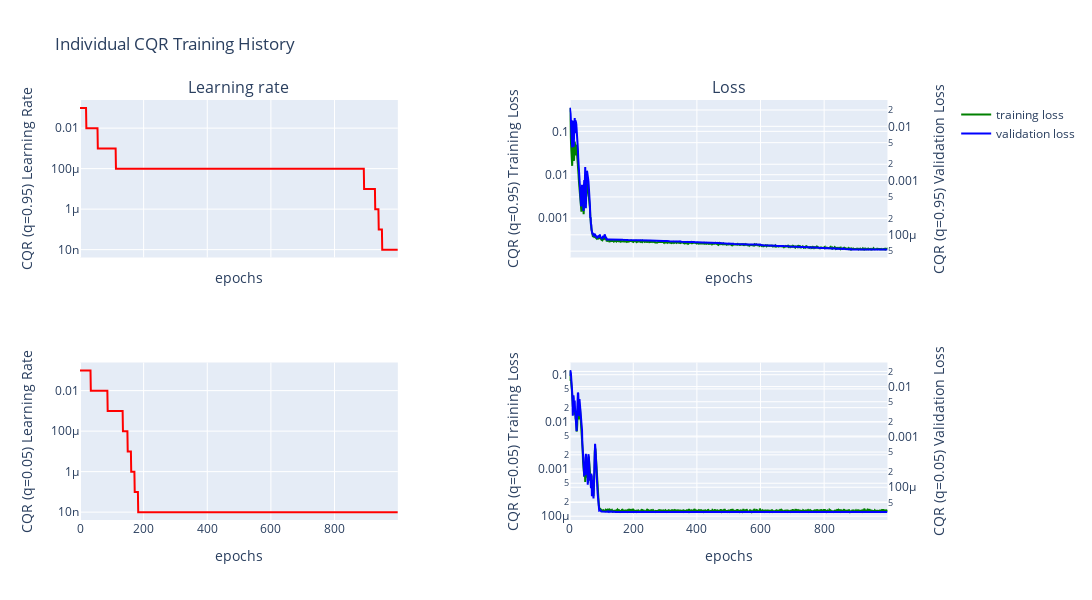

The notebook cell this image was saved under:
### Markdown cell above
# quantile regression
Here qunatile regression is done to bound the errors with confidence values

### Code cell
dm.train_individual_qr(alpha=0.1, hidden_layers=[3],  epochs= 1000, batch_size=1000, device=default_device)
dm.cqr.plot_qr_training_history()

### Figure 1 — Plotly figure (JSON) as saved in the notebook; plotly's stock layout.template omitted (floating-point values rounded to 4 significant figures; data arrays with more than 128 entries replaced by an {"elided": "..."} marker saying what was removed)
{"data": [{"line": {"color": "red"}, "mode": "lines", "name": "learning rate", "showlegend": false, "type": "scatter", "x": {"elided": "1000 int values"}, "xaxis": "x", "y": {"elided": "1000 float values"}, "yaxis": "y"}, {"line": {"color": "green"}, "mode": "lines", "name": "training loss", "showlegend": true, "type": "scatter", "x": {"elided": "1000 int values"}, "xaxis": "x2", "y": {"elided": "1000 float values"}, "yaxis": "y2"}, {"line": {"color": "blue"}, "mode": "lines", "name": "validation loss", "showlegend": true, "type": "scatter", "x": {"elided": "1000 int values"}, "xaxis": "x2", "y": {"elided": "1000 float values"}, "yaxis": "y3"}, {"line": {"color": "red"}, "mode": "lines", "name": "learning rate", "showlegend": false, "type": "scatter", "x": {"elided": "1000 int values"}, "xaxis": "x3", "y": {"elided": "1000 float values"}, "yaxis": "y4"}, {"line": {"color": "green"}, "mode": "lines", "name": "training loss", "showlegend": false, "type": "scatter", "x": {"elided": "1000 int values"}, "xaxis": "x4", "y": {"elided": "1000 float values"}, "yaxis": "y5"}, {"line": {"color": "blue"}, "mode": "lines", "name": "validation loss", "showlegend": false, "type": "scatter", "x": {"elided": "1000 int values"}, "xaxis": "x4", "y": {"elided": "1000 float values"}, "yaxis": "y6"}], "layout": {"annotations": [{"font": {"size": 16}, "showarrow": false, "text": "Learning rate", "x": 0.185, "xanchor": "center", "xref": "paper", "y": 1, "yanchor": "bottom", "yref": "paper"}, {"font": {"size": 16}, "showarrow": false, "text": "Loss", "x": 0.755, "xanchor": "center", "xref": "paper", "y": 1, "yanchor": "bottom", "yref": "paper"}], "height": 600, "title": {"text": "Individual CQR Training History"}, "width": 1800, "xaxis": {"anchor": "y", "domain": [0, 0.37], "matches": "x3", "showticklabels": false, "title": {"text": "epochs"}}, "xaxis2": {"anchor": "y2", "domain": [0.57, 0.94], "matches": "x4", "showticklabels": false, "title": {"text": "epochs"}}, "xaxis3": {"anchor": "y4", "domain": [0, 0.37], "title": {"text": "epochs"}}, "xaxis4": {"anchor": "y5", "domain": [0.57, 0.94], "title": {"text": "epochs"}}, "yaxis": {"anchor": "x", "domain": [0.625, 1], "title": {"text": "CQR (q=0.95)\nLearning Rate"}, "type": "log"}, "yaxis2": {"anchor": "x2", "domain": [0.625, 1], "title": {"text": "CQR (q=0.95)\nTraining Loss"}, "type": "log"}, "yaxis3": {"anchor": "x2", "overlaying": "y2", "side": "right", "title": {"text": "CQR (q=0.95)\nValidation Loss"}, "type": "log"}, "yaxis4": {"anchor": "x3", "domain": [0, 0.375], "title": {"text": "CQR (q=0.05)\nLearning Rate"}, "type": "log"}, "yaxis5": {"anchor": "x4", "domain": [0, 0.375], "title": {"text": "CQR (q=0.05)\nTraining Loss"}, "type": "log"}, "yaxis6": {"anchor": "x4", "overlaying": "y5", "side": "right", "title": {"text": "CQR (q=0.05)\nValidation Loss"}, "type": "log"}}}
